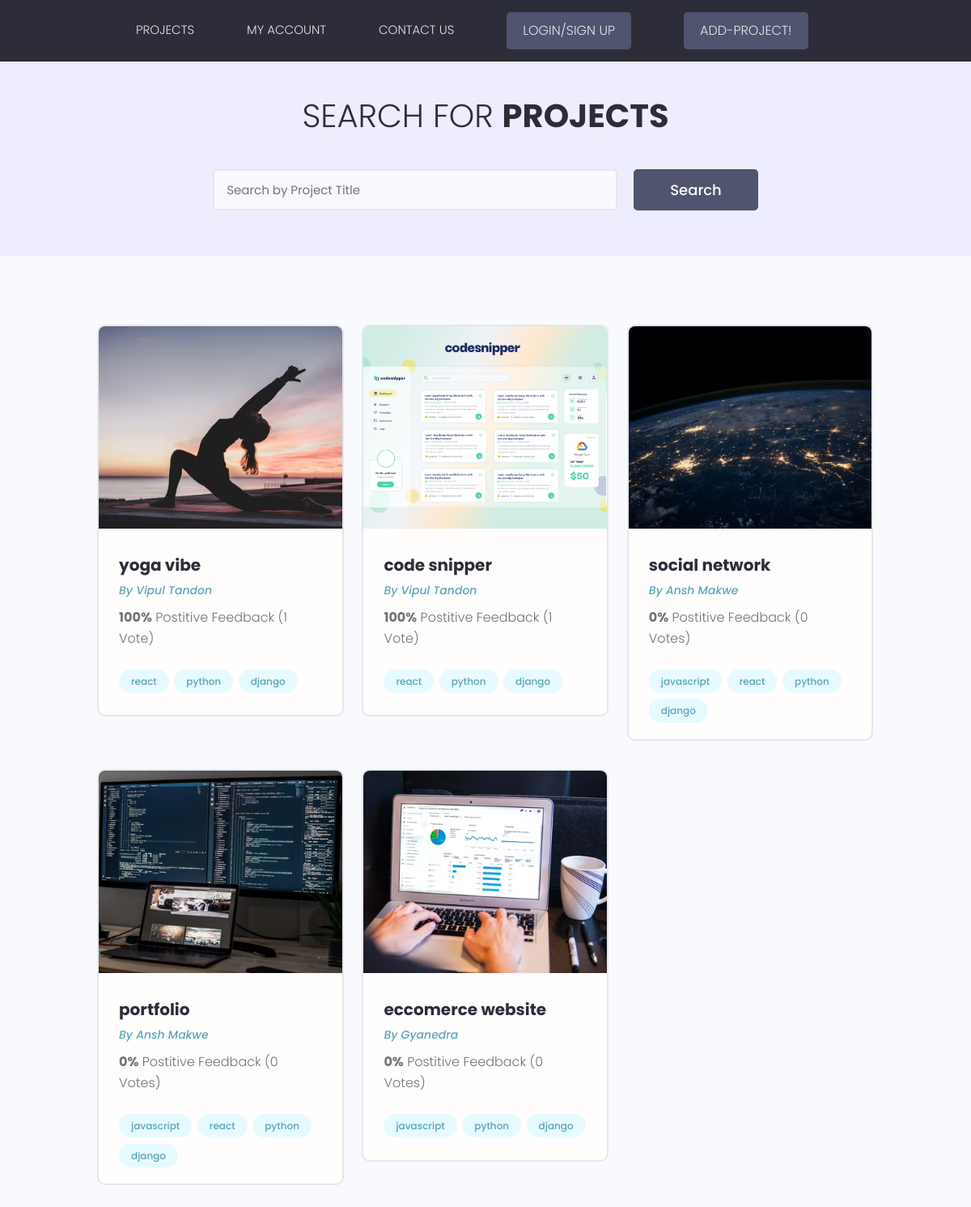
The page / on the database its author committed.
### projects/models.py (models this page shows, shortened)
class Project(models.Model):
    owner = models.ForeignKey(Profile, null=True, blank=True, on_delete=models.SET_NULL)
    title = models.CharField(max_length=200)
    description = models.TextField(null=True, blank=True)
    source_link = models.CharField(max_length=2000, blank=True, null=True)
    featured_image = models.ImageField(null=True, blank=True, default="default.jpg")
    tags = models.ManyToManyField('Tag', blank=True)
    vote_total = models.IntegerField(default=0, null=True, blank=True)
    vote_ratio = models.IntegerField(default=0, null=True, blank=True)
    created = models.DateTimeField(auto_now_add=True)
    id = models.UUIDField(default=uuid.uuid4, unique=True, primary_key=True, editable=False)
    class Meta:
        ordering = ['-created']

class Tag(models.Model):
    name = models.CharField(max_length=200)
    created = models.DateTimeField(auto_now_add=True)
    id = models.UUIDField(default=uuid.uuid4, unique=True, primary_key=True, editable=False)
    def __str__(self):
        return self.name

### users/models.py (models this page shows, shortened)
class Profile(models.Model):
    LOGIN_TYPE = (
        ('Teacher', 'as a teacher'),
        ('Student', 'as a student'),
    )
    user = models.OneToOneField(User, on_delete=models.CASCADE, null=True, blank=True)
    username = models.CharField(max_length=200, blank=True, null=True)
    location = models.CharField(max_length=200, blank=True, null=True)
    name = models.CharField(max_length=200, blank=True, null=True)
    value = models.CharField(max_length=200, choices=LOGIN_TYPE, blank=True, null=True)
    email = models.EmailField(max_length=500, blank=True, null=True)
    profile_image = models.ImageField(null=True, blank=True, upload_to='profiles/', default='profiles/user-default.png')
    social_linkedin = models.CharField(max_length=200, blank=True, null=True)
    created = models.DateTimeField(auto_now_add=True)
    id = models.UUIDField(default=uuid.uuid4, unique=True, primary_key=True, editable=False)

### projects/views.py (the view)
# urls.py: path('', include('projects.urls')),
def projects(request):
    search_query = ''
    if request.GET.get('search_query'):
        search_query = request.GET.get('search_query')
    tags = Tag.objects.filter(name__icontains=search_query)
    projects = Project.objects.distinct().filter(
        Q(title__icontains=search_query) |
        Q(description__icontains=search_query) |
        Q(owner__name__icontains=search_query) |
        Q(tags__in=tags)
    )
    context = {
        'projects': projects,
    }
    return render(request, 'projects/projects.html', context)

### projects/templates/projects/projects.html (shortened to what this page needs)
{% extends 'main.html' %}
{% block content %}
<main class="projects">
    <section class="hero-section text-center">
      <div class="container container--narrow">
        <div class="hero-section__box">
          <h2>Search for <span>Projects</span></h2>
        </div>
        <div class="hero-section__search">
          <form class="form" action="{% url 'projects' %}" method="get">
            <div class="form__field">
              <input class="input input--text" id="formInput#search" type="text" name="search_query"
                placeholder="Search by Project Title" value="{{search_query}}" />
            </div>
            <input class="btn btn--sub btn--lg" type="submit" value="Search" />
          </form>
        </div>
      </div>
    </section>
    <section class="projectsList">
      <div class="container">
        <div class="grid grid--three">
            {% for project in projects %}
          <div class="column">
            <div class="card project">
              <a href="{% url 'project' project.id %}" class="project">
                <img class="project__thumbnail" src="{{ project.featured_image.url }}" alt="project thumbnail" />
                <div class="card__body">
                  <h3 class="project__title">{{project.title}}</h3>
                  <p><a class="project__author" href="{% url 'profile' project.owner.id %}">By {{project.owner.name}}</a></p>
                  <p class="project--rating">
                    <span style="font-weight: bold;">{{project.vote_ratio}}%</span> Postitive
                    Feedback ({{project.vote_total}} Vote{{project.vote_total|pluralize:"s"}})
                  </p>
                  <div class="project__tags">
                      {% for tag in project.tags.all %}
                    <span class="tag tag--pill tag--main">
                      <small>{{tag}}</small>
                    </span>
                    {% endfor %}
                  </div>
                </div>
              </a>
            </div>
          </div>
          {% endfor %}
          </div>
        </div>
    </section>
  </main>
{% endblock content %}

### templates/main.html (shortened to what this page needs)
<!DOCTYPE html>
{% load static %}
<html lang="en">
<head>
  <link rel="stylesheet" href="https://cdn.iconmonstr.com/1.3.0/css/iconmonstr-iconic-font.min.css" />
  <link rel="stylesheet" href="{% static 'uikit/styles/uikit.css' %}" />
  <link rel="stylesheet" href="{% static 'styles/app.css' %}" />
</head>
<body>
    {% include 'navbar.html' %}
    {% block content %}
    {% endblock content %}
</body>
</html>

### templates/navbar.html (shortened to what this page needs)
{% load static %}
{% block content %}
<header class="header">
    <div class="container container--narrow">
      <nav class="header__nav">
        <ul class="header__menu">
          <li class="header__menuItem"><a href="{% url 'projects' %}">PROJECTS</a></li>
          <li class="header__menuItem"><a href="{% url 'account' %}">MY ACCOUNT</a></li>
          <li class="header__menuItem"><a href="#">CONTACT US</a></li>
          {% if request.user.is_authenticated %}
          <li class="header__menuItem"><a href="{% url 'logout' %}" class="btn btn--sub">LOGOUT</a></li>
          <li class="header__menuItem"><a href="{% url 'create-project' %}" class="btn btn--sub">ADD-PROJECT!</a></li>
          {% else %}
          <li class="header__menuItem"><a href="{% url 'login' %}" class="btn btn--sub">LOGIN/SIGN UP</a></li>
          <li class="header__menuItem"><a href="{% url 'login' %}" class="btn btn--sub">ADD-PROJECT!</a></li>
          {% endif %}
        </ul>
      </nav>
    </div>
  </header>
{% endblock content %}

### static/styles/app.css (style rules this page uses)
:root { --color-sub: #2d2d39; }
.btn--sub { background-color: var(--color-sub-light); }
.card { border: 2px solid var(--color-light); }
img { width: 100%; }
.header { position: sticky; z-index: 111; background-color: var(--color-sub); padding: 1.5rem 0; }
.header > .container { display: flex; justify-content: space-between; align-items: center; }
.header__nav > ul { display: inline-flex; align-items: center; list-style: none; gap: 6.5rem; }
.header__menuItem > a { color: var(--color-light); font-weight: 300; }
.hero-section { height: 40vh; display: flex; align-items: center; background-color: var(--color-sub); }
.hero-section__box { margin-bottom: 4rem; }
.hero-section__box > h2, .hero-section__box > h2 > span { font-size: 4rem; color: var(--color-light); line-height: 1.3; text-transform: uppercase; }
.hero-section__box > h2 { font-weight: 300; }
.hero-section__box > h2 > span { font-weight: 700; }
.hero-section__search > .form { display: flex; align-items: center; justify-content: center; gap: 2rem; }
.hero-section__search > .form input.input--text { width: 50rem; }
.project__author { font-size: 1.4rem; font-style: italic; }
.project--rating { margin-bottom: 1.6em; margin-top: .5em; }
.projects > .hero-section { background: var(--color-sub-lighter); height: 30vh; }
.projects .hero-section__box { margin-bottom: 2.5rem; }
.projects .hero-section__box > h2 { color: var(--color-sub); }
.projects .hero-section__box > h2 > span { font-weight: 700; color: var(--color-sub); }
.projectsList { margin-top: 8rem; }
.project__thumbnail { height: 25rem; object-fit: cover; object-position: top center; }
.project__title { font-size: 2rem; font-weight: 700; color: var(--color-sub); }

### static/uikit/styles/modules/_variables.css (style rules this page uses)
:root { --color-main: #5aa5b9; --color-main-light: #e6faff; --color-sub: #3f4156; --color-sub-light: #51546e; --color-sub-lighter: #ededfd; --color-text: #737373; --color-gray: #8b8b8b; --color-light: #e5e7eb; --color-light-gray: #767676; --color-bg: #f8fafd; --color-white: #fffefd; --color-white-light: #f3f3f3; --color-success: #359e64; --color-success-bg: #def8e8; --color-error: #fc4b0b; --color-error-bg: #fff2ee; --font-base: 'Poppins', arial, helvetica, 'Segoe UI', roboto, ubuntu, sans-serif; --font-monospace: 'Fira Code', 'Courier New', courier, monospace; --font-regular: 300; --font-medium: 500; --font-bold: 700; --generic-shadow: 1px 1px 5px #00000010; --generic-transition: all 0.3s ease-in-out; }

### static/uikit/styles/modules/_base.css (style rules this page uses)
* { margin: 0; padding: 0; box-sizing: border-box; text-rendering: optimizeLegibility; color: inherit; font-size: inherit; }
html { font-size: 50%; }
@media only screen and (min-width: 480px) { html { font-size: 56.25%; } }
@media only screen and (min-width: 1200px) { html { font-size: 62.5%; } }
body { line-height: 1.6; font-weight: 400; font-size: 1.5rem; color: var(--color-text); background-color: var(--color-bg); min-height: 100vh; }

### static/uikit/styles/modules/_typography.css (style rules this page uses)
* { font-family: var(--font-base); }
h2 { font-size: 3.6rem; font-weight: var(--font-bold); }
h3 { font-size: 3.2rem; font-weight: var(--font-medium); }
p, span, strong { font-size: 1.6rem; color: var(--color-text); font-weight: var(--font-regular); }
a { padding-bottom: 2px; text-decoration: none; display: inline-block; color: var(--color-main); font-weight: var(--font-medium); }

### static/uikit/styles/modules/_utilities.css (style rules this page uses)
.container { width: 92%; max-width: 165rem; margin: 0 auto; box-sizing: border-box; }
.container--narrow { width: 92%; max-width: 120rem; }
@media screen and (min-width: 1000px) { .container { width: 90%; } }
@media screen and (min-width: 1000px) { .container--narrow { width: 85%; } }
@media screen and (min-width: 1200px) { .container { width: 80%; } }
@media screen and (min-width: 1200px) { .container--narrow { width: 72%; } }
.text-center { text-align: center; }

### static/uikit/styles/modules/_button.css (style rules this page uses)
.btn { display: inline-block; position: relative; cursor: pointer; background-color: var(--color-light); font-weight: var(--font-medium); color: var(--color-sub); text-decoration: none; padding: 1rem 2rem; border-radius: 0.5rem; border: none; width: -webkit-fit-content; width: -moz-fit-content; width: fit-content; height: -webkit-fit-content; height: -moz-fit-content; height: fit-content; font-size: 1.6rem; outline-width: 0; outline-color: transparent; -webkit-backface-visibility: hidden; backface-visibility: hidden; transition: all 0.3s ease-in-out; }
.btn--sub { background-color: var(--color-sub); color: var(--color-white); }
.btn--lg { font-size: 1.8rem; padding: 1.2rem 4.5rem; }

### rows shown on the page
Project: featured_image (picture), title "yoga vibe", owner.name "Vipul Tandon", vote_ratio "100", vote_total "1"
Tag: name "react"
Tag: name "python"
Tag: name "django"
Project: featured_image (picture), title "code snipper", owner.name "Vipul Tandon", vote_ratio "100", vote_total "1"
Project: featured_image (picture), title "social network", owner.name "Ansh Makwe", vote_ratio "0", vote_total "0"
Tag: name "javascript"
Project: featured_image (picture), title "portfolio", owner.name "Ansh Makwe", vote_ratio "0", vote_total "0"
Project: featured_image (picture), title "eccomerce website", owner.name "Gyanedra", vote_ratio "0", vote_total "0"
